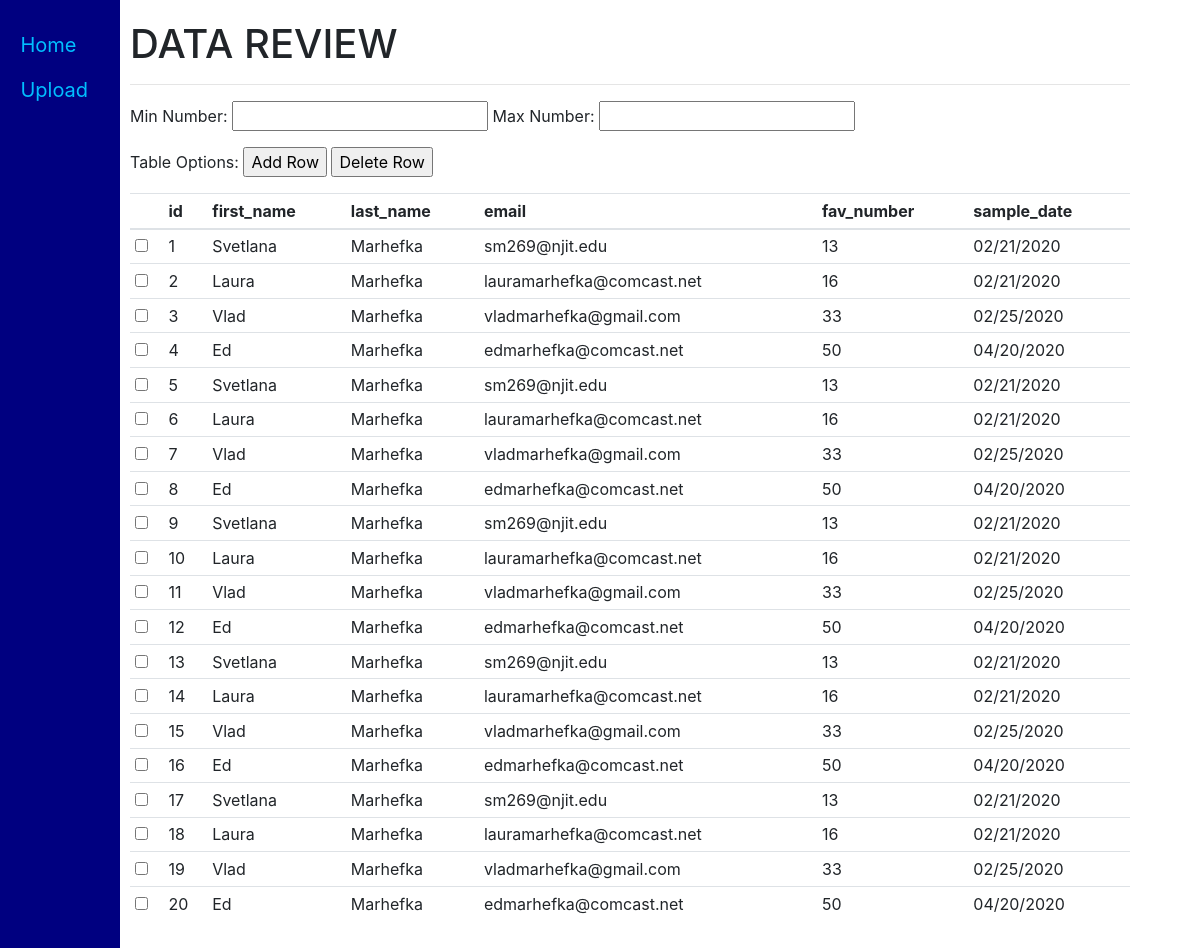
The page /review on the database as committed earlier.
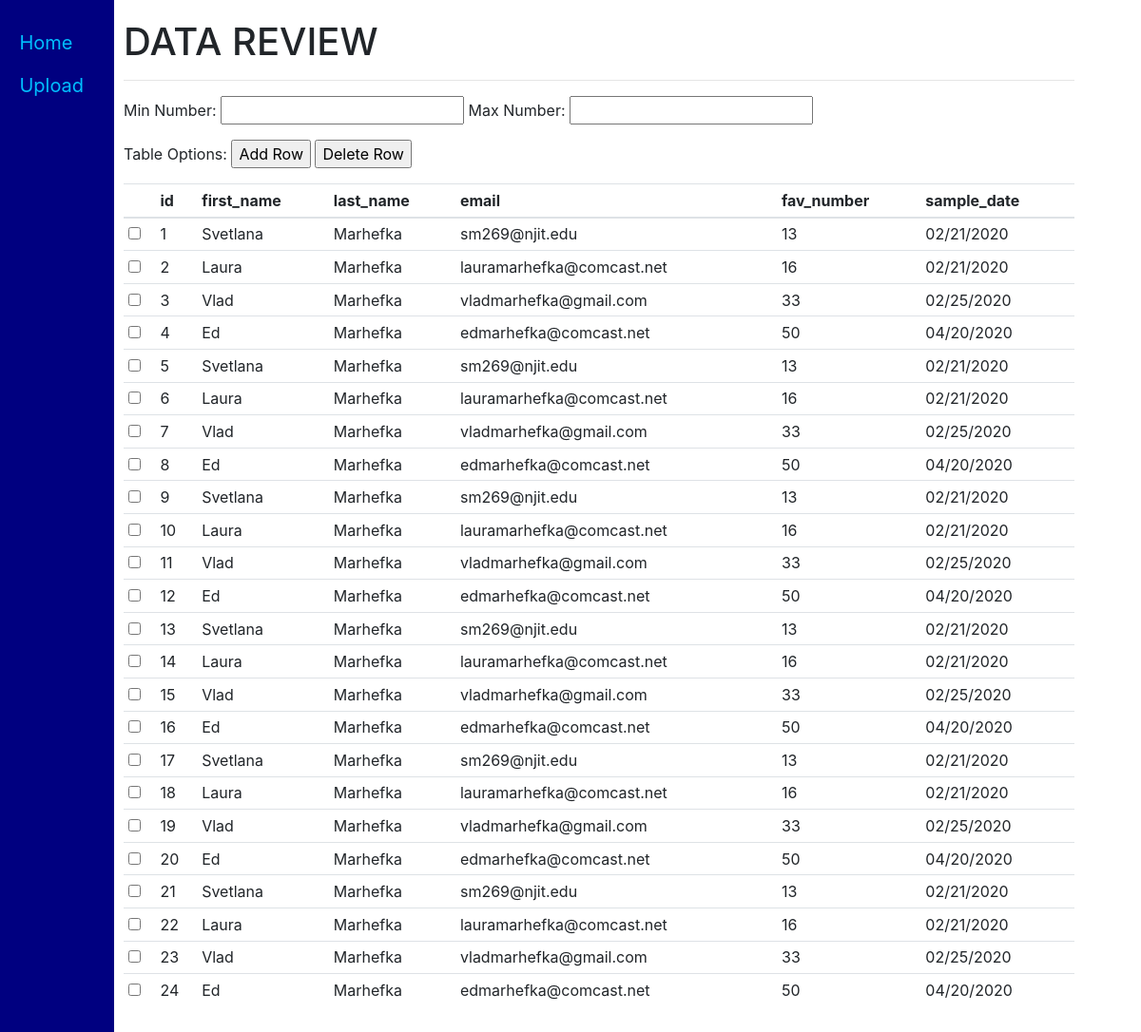
The same page on the database as committed later.
### charmsapp/models.py (models this page shows)
class SampleData(models.Model):
	id = models.AutoField(primary_key=True)
	first_name = models.CharField(max_length=20)
	last_name = models.CharField(max_length=20)
	email = models.EmailField(blank=True, max_length = 254)
	fav_number = models.IntegerField()
	sample_date = models.DateField(null=True, blank=True)

### charmsapp/views.py (the view)
# urls.py: path('review', views.review_data, name='review_view'),
def review_data(request):
    if "GET" == request.method:
        sample_data = SampleData.objects.all()
        data_headers = [f.get_attname() for f in SampleData._meta.get_fields()]
        return render(request, "charmsapp/review.html", {
        'test_data':sample_data,
        'headers': data_headers
        })
    else:
        return HttpResponse("POST REQUEST: This is the view/review page");

### charmsapp/templates/charmsapp/review.html (shortened to what this page needs)
{% extends 'charmsapp/base.html' %}
{% block side_navigation %}
<a href={% url 'charmsapp:index_view' %}>Home</a>
<a href={% url 'charmsapp:upload_view' %}>Upload</a>
{% endblock side_navigation %}
{% block main_content %}
<h1>DATA REVIEW</h1>
<hr />
<div id="data-filters">
    <p>
        Min Number: <span><input type="text" id="min" name="min"></span>
        Max Number: <span><input type="text" id="max" name="max"></span>
    </p>
</div>
<div id="button-group">
    <p>
        Table Options:
        <input type="button" class="add-row" value="Add Row">
        <input type="button" class="delete-row" value="Delete Row">
    </p>
</div>
<table class="table table-sm" id="example">
    <thead>
        <tr>
            <th scope="col"></th>
            {% for header in headers %}
            <th scope="col"> {{header}} </th>
            {% endfor %}
        </tr>
    </thead>
    <tbody>
        {% for data in test_data %}
        <tr>
            <td scope="row"><input type="checkbox" name="record" data-id="{{ data.id }}"></td>
            <td scope="row">{{data.id}}</td>
            <td scope="row" class="editable" data-id="{{ data.id }}" data-type="first_name"> {{ data.first_name }} </td>
            <td scope="row" class="editable" data-id="{{ data.id }}" data-type="last_name"> {{ data.last_name }} </td>
            <td scope="row" class="editable" data-id="{{ data.id }}" data-type="email"> {{ data.email }} </td>
            <td scope="row" class="editable" data-id="{{ data.id }}" data-type="fav_number"> {{ data.fav_number }} </td>
            <td scope="row" class="editable" data-id="{{ data.id }}" data-type="sample_date"> {{ data.sample_date|date:"m/d/Y"}} </td>
        </tr>
        {% endfor %}
    </tbody>
</table>
{% endblock main_content %}

Rows that differ between the two databases and show on the page:
added SampleData: id "21", first_name "Svetlana", last_name "Marhefka", email "sm269@njit.edu", fav_number "13", sample_date "02/21/2020"
added SampleData: id "22", first_name "Laura", last_name "Marhefka", email "lauramarhefka@comcast.net", fav_number "16", sample_date "02/21/2020"
added SampleData: id "23", first_name "Vlad", last_name "Marhefka", email "vladmarhefka@gmail.com", fav_number "33", sample_date "02/25/2020"
added SampleData: id "24", first_name "Ed", last_name "Marhefka", email "edmarhefka@comcast.net", fav_number "50", sample_date "04/20/2020"
